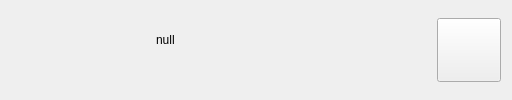
<?xml version="1.0" encoding="UTF-8"?>
<ui version="4.0">
 <class>Widget1</class>
 <widget class="QWidget" name="Widget1">
  <property name="geometry">
   <rect>
    <x>0</x>
    <y>0</y>
    <width>512</width>
    <height>100</height>
   </rect>
  </property>
  <property name="minimumSize">
   <size>
    <width>512</width>
    <height>100</height>
   </size>
  </property>
  <property name="maximumSize">
   <size>
    <width>16777215</width>
    <height>100</height>
   </size>
  </property>
  <property name="windowTitle">
   <string>ListWidgetItemWidget</string>
  </property>
  <layout class="QHBoxLayout" name="horizontalLayout" stretch="3,0,1">
   <item>
    <widget class="QLabel" name="label">
     <property name="sizePolicy">
      <sizepolicy hsizetype="Fixed" vsizetype="Fixed">
       <horstretch>0</horstretch>
       <verstretch>0</verstretch>
      </sizepolicy>
     </property>
     <property name="minimumSize">
      <size>
       <width>128</width>
       <height>64</height>
      </size>
     </property>
     <property name="maximumSize">
      <size>
       <width>128</width>
       <height>64</height>
      </size>
     </property>
     <property name="text">
      <string/>
     </property>
    </widget>
   </item>
   <item>
    <widget class="QWidget" name="widget" native="true">
     <layout class="QVBoxLayout" name="verticalLayout" stretch="5,1">
      <item>
       <widget class="QLabel" name="label_2">
        <property name="text">
         <string>null</string>
        </property>
       </widget>
      </item>
      <item>
       <widget class="QLabel" name="label_3">
        <property name="text">
         <string/>
        </property>
       </widget>
      </item>
     </layout>
    </widget>
   </item>
   <item>
    <widget class="QPushButton" name="pushButton">
     <property name="sizePolicy">
      <sizepolicy hsizetype="Fixed" vsizetype="Fixed">
       <horstretch>0</horstretch>
       <verstretch>0</verstretch>
      </sizepolicy>
     </property>
     <property name="minimumSize">
      <size>
       <width>64</width>
       <height>64</height>
      </size>
     </property>
     <property name="maximumSize">
      <size>
       <width>64</width>
       <height>64</height>
      </size>
     </property>
     <property name="text">
      <string/>
     </property>
    </widget>
   </item>
  </layout>
 </widget>
 <layoutdefault spacing="6" margin="11"/>
 <resources/>
 <connections/>
</ui>
